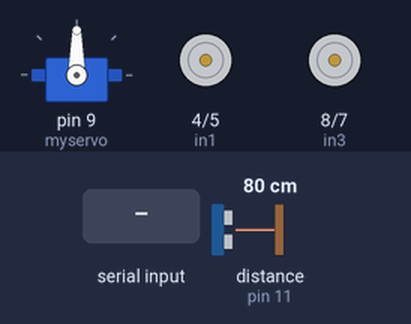
The sketch below on a simulated Arduino Uno, built with avr-gcc and run on an emulated ATmega328P. Parts: servo, motor-driver pin pairs drawn as motors (green arrow = first pin HIGH = forward, orange = second pin HIGH = backward, longer = more drive, scaled by the enable pin). Wiring (inferred from the names in the program): ultrasonic range finder: trigger pin 12; echo pin 11. Inputs (shaded band) come from the test bench; at power-on: distance to the obstacle (sensor on pin 11) 80 cm. The echo pulse lasts 58.3 µs per cm.

Above: at 1.2 s.
1.3 s: "1\n" received over Serial
At 2.0 s:
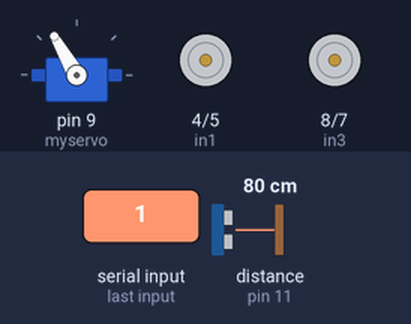
3.2 s: distance to the obstacle (sensor on pin 11) set to 12 cm
4.7 s: distance to the obstacle (sensor on pin 11) set to 9 cm
At 5.8 s:
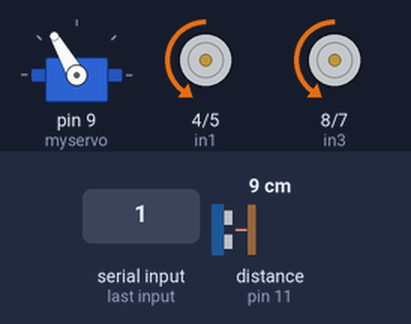
6.2 s: distance to the obstacle (sensor on pin 11) set to 28 cm
7.7 s: distance to the obstacle (sensor on pin 11) set to 34 cm
At 8.5 s:
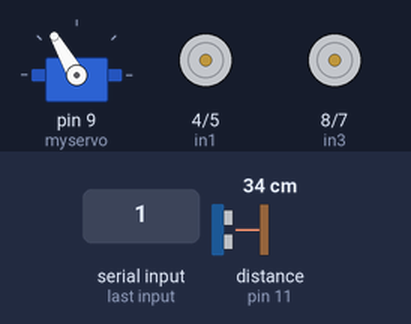
9.2 s: "2\n" received over Serial
At 10.2 s:
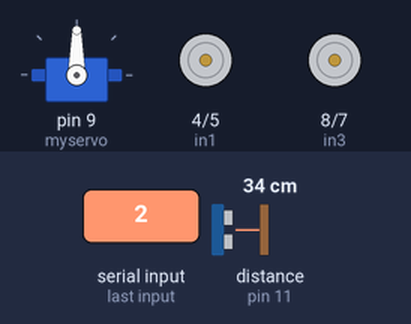
Timing chart, 0 to 12.1 s (numbered marks = the images above; inputs shaded):
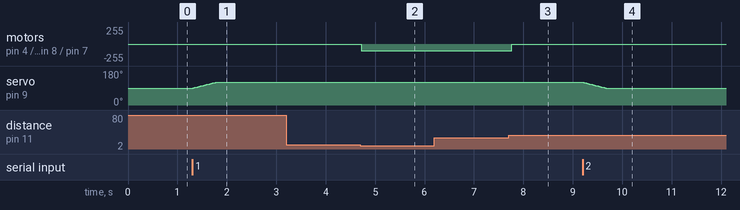

Measured:
- the behaviour switches between 11 and 10 cm on distance to the obstacle (sensor on pin 11) (found by bisection; images 1 and 2)
- the behaviour switches between 31 and 32 cm on distance to the obstacle (sensor on pin 11) (found by bisection; images 2 and 3)
- after the input at 1.3 s, servo on pin 9 (myservo): moves from 90° to 120° over 0.45 s, starting at once
- after the input at 3.2 s, every drawn part: stays the same
- after the input at 4.7 s, motor on pin 4 (in1) / pin 5 (in2), motor on pin 8 (in3) / pin 7 (in4): stopped → backward 100/255 at once
- after the input at 6.2 s, every drawn part: stays the same
- after the input at 7.7 s, motor on pin 4 (in1) / pin 5 (in2), motor on pin 8 (in3) / pin 7 (in4): backward 100/255 → stopped after 0.06 s
- after the input at 9.2 s, servo on pin 9 (myservo): moves from 120° to 90° over 0.45 s, starting at once

The sketch:

car.ino
```cpp
#include <Servo.h>

Servo myservo;
int pos = 90;

byte ena = 3;
byte in1 = 4;
byte in2 = 5;
byte enb = 6;
byte in3 = 8;
byte in4 = 7;
byte PIN_TRIG = 12;
byte PIN_ECHO = 11;


void setup() {
  myservo.attach(9);

  Serial.begin(115200);

  myservo.write(90);

  pinMode(ena, OUTPUT);
  pinMode(in1, OUTPUT);
  pinMode(in2, OUTPUT);
  pinMode(enb, OUTPUT);
  pinMode(in3, OUTPUT);
  pinMode(in4, OUTPUT);

  pinMode(PIN_TRIG, OUTPUT);
  pinMode(PIN_ECHO, INPUT);
}


void loop() {

  int sm = 0;
  while (sm == 0) {
    sm = rast(1);
    delay(10);
  }

  int back = 0;

  if (sm < 10 && sm > 1) {
    back = 1;
    dvig(5);
  } else {
    back = 0;
  }
  while (back == 1) {
    sm = rast(1);
    delay(50);
    if (sm > 30) {
      dvig(4);
      back = 0;
    }
  }


  if (Serial.available() > 0) {
    int buf = Serial.parseInt();
    if (buf == 1 || buf == 2 || buf == 3)
      pov(buf);
    if (buf >= 4 && buf <= 8)
      dvig(buf);
  }
}

int rast(int x){

int duration;
int cm;
// Сначала генерируем короткий импульс длительностью 2-5 микросекунд.

digitalWrite(PIN_TRIG, LOW);
delayMicroseconds(5);
digitalWrite(PIN_TRIG, HIGH);

// Выставив высокий уровень сигнала, ждем около 10 микросекунд. В этот момент датчик будет посылать сигналы с частотой 40 КГц.
delayMicroseconds(10);
digitalWrite(PIN_TRIG, LOW);

//  Время задержки акустического сигнала на эхолокаторе.
duration = pulseIn(PIN_ECHO, HIGH);

// Теперь осталось преобразовать время в расстояние
cm = (duration / 2) / 29.1;
return cm;
}

int dvig(int x) {
  if (x == 0) return;
  if (x == 8) {  // Вперед
    analogWrite(ena, 200);
    analogWrite(enb, 200);
    // выставляем режим мотора - вращение по часовой
    digitalWrite(in1, HIGH);
    digitalWrite(in2, LOW);
    digitalWrite(in3, HIGH);
    digitalWrite(in4, LOW);
  }
  if (x == 5) {  // назад
    analogWrite(ena, 100);
    analogWrite(enb, 100);
    // режим мотора - вращение против часовой
    digitalWrite(in1, LOW);
    digitalWrite(in2, HIGH);
    digitalWrite(in3, LOW);
    digitalWrite(in4, HIGH);
  }
  if (x == 4) {  // тормоз
    analogWrite(ena, 200);
    analogWrite(enb, 200);
    digitalWrite(in1, LOW);
    digitalWrite(in2, LOW);
    digitalWrite(in3, LOW);
    digitalWrite(in4, LOW);
  }
}

int pov(int x) {
  int pos1;
  if (x == 0) return;
  if (x == 3) pos1 = 60;
  if (x == 2) pos1 = 90;
  if (x == 1) pos1 = 120;
  if (pos > pos1) {
    for (int i = pos; i >= pos1; i--) {
      myservo.write(i);
      delay(15);
    }
    pos = pos1;
  }
  if (pos < pos1) {
    for (int i = pos; i <= pos1; i++) {
      myservo.write(i);
      delay(15);
    }
    pos = pos1;
  }
  return 0;
}
```
